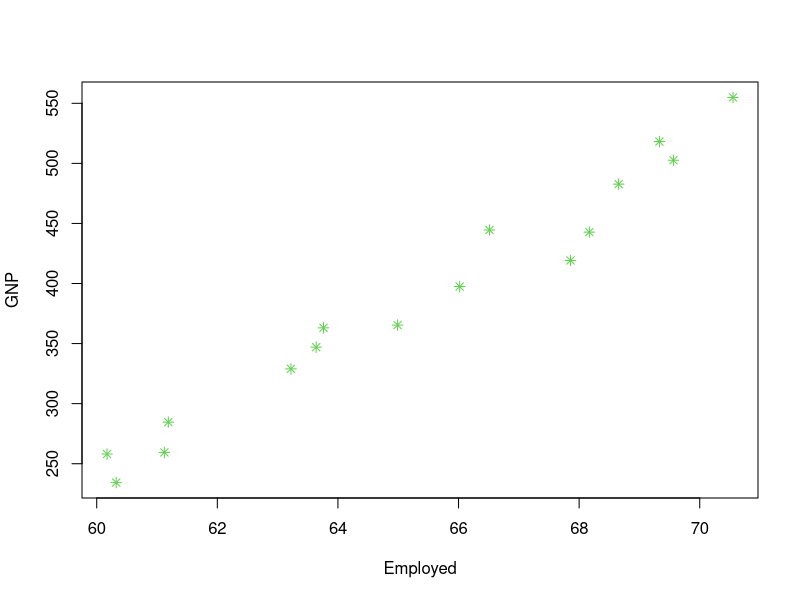
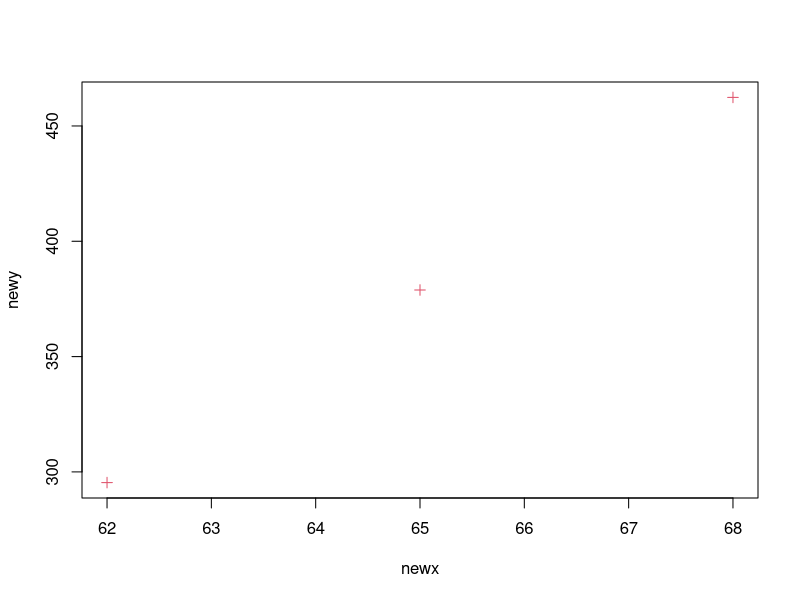
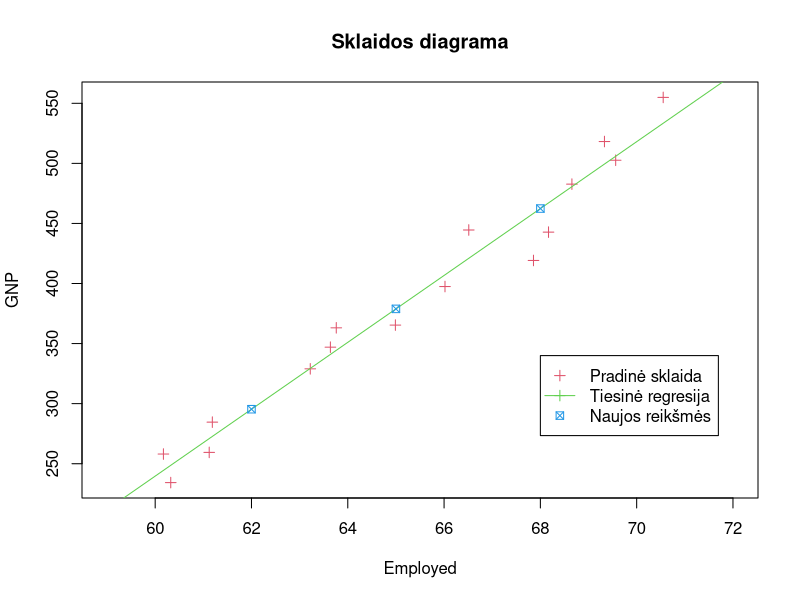

These charts were generated, in order, by the following R code:
## ---- chunk 1
knitr::opts_chunk$set(echo = TRUE)
## ---- chunk 2
longley  # Peržiūrime duomenų masyvą

x = longley$Employed  # Regresoriumi parenkame kategoriją 'Employed'
y = longley$GNP  # Prognozuojamu kintamuoju parenkame 'GNP' kategoriją
plot(x, y, xlab = "Employed", ylab = "GNP", pch = 8, col = '3')  # Grafiškai pavaizduojame kintamųjų sklaidą
## ---- chunk 3
modelis <- lm(y~x)
summary(modelis)
## ---- chunk 4
newx = c(62,65,68)  # Fiksuojame naują  kintamąjį 'newx'
newy = predict(modelis, newdata = data.frame(x=newx))  # Randame 'newx' atitinkamą koordinatę 'newy'
newy
plot(newx, newy, pch = 3, col = '2')  # Pažiūrime, kur randasi naujieji taškai
## ---- chunk 5
plot(x, y, main = 'Sklaidos diagrama', xlab = "Employed", ylab = "GNP", xlim = c(59, 72), pch = 3, col = '2')  # Nubraižome pirminių duomenų sklaidą
modelis <- lm(y~x)  # Pakartojame modelį, jog būtų galima nubrėžti tiesę
abline(modelis, pch = 3, col = '3')  # Nubrėžiame tiesinės regresijos tiesę
newx = c(62,65,68)  
newy = predict(modelis, newdata = data.frame(x=newx))  # Naudosime naujuosius taškus grafikui
points(newx, newy, pch = 7, col = '4')  # Pažymime naujai įsivestus taškus grafike
legend( 68, 340, c("Pradinė sklaida", "Tiesinė regresija", "Naujos reikšmės"), lty = c(0, 1, 0), pch = c(3, 3, 7), col = c('2','3','4'))  # Susikuriame legendą
